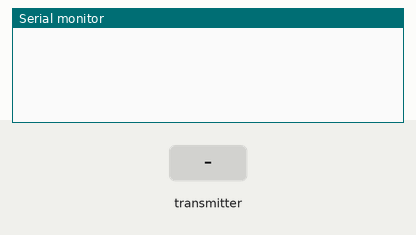
Simulated run of this sketch. Board: Arduino Uno, built with avr-gcc and run on an emulated ATmega328P. On the bench: the last lines printed to the serial monitor. The inputs (shaded band) are chosen by the test bench. No radio packets arrive unless stated.

Above: at 1.2 s.
1.3 s: the transmitter starts sending telemetry = 0
At 1.37 s:
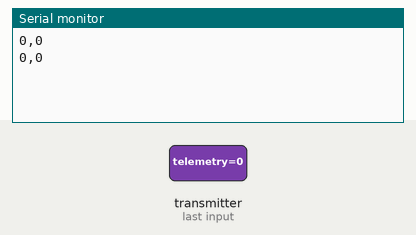
3.2 s: the transmitter starts sending telemetry = 256
At 3.27 s:
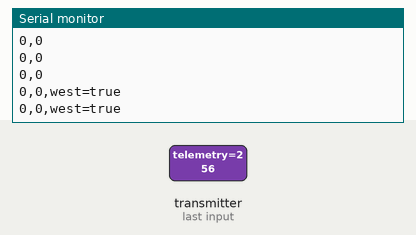
5.1 s: the transmitter starts sending telemetry = 512
At 5.17 s:
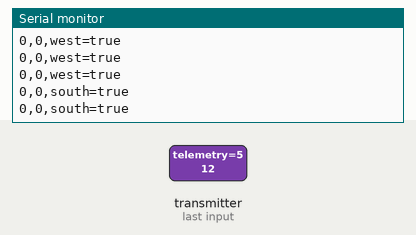
7.0 s: the transmitter starts sending telemetry = 1023
At 7.07 s:
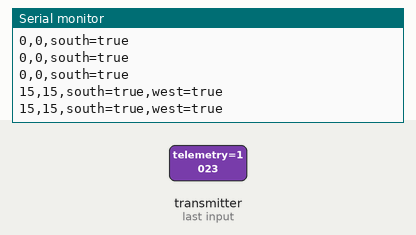

The sketch:

radioSend.ino
```cpp
#include <SPI.h>
#include "nRF24L01.h"
#include "RF24.h"
#include "printf.h"

RF24 radio(9,10);

const uint64_t pipes[2] = { 0x0000000042LL, 0x0000000043LL };


void setup() {
  // put your setup code here, to run once:

  Serial.begin(9600);
  while (!Serial) {
    ; // wait for serial port to connect. Needed for native USB port only
  }

    radio.begin();

    // optionally, increase the delay between retries & # of retries
    radio.setRetries(15,15);
    radio.setAutoAck(true);
    // set the channel
    radio.setChannel(0x50);
    // set the power
    // RF24_PA_MIN=-18dBm, RF24_PA_LOW=-12dBm, RF24_PA_MED=-6dBM, and RF24_PA_HIGH=0dBm.
    radio.setPALevel(RF24_PA_HIGH);
    //RF24_250KBPS for 250kbs, RF24_1MBPS for 1Mbps, or RF24_2MBPS for 2Mbps
    radio.setDataRate(RF24_250KBPS);

    // optionally, reduce the payload size.  seems to
    // improve reliability
    radio.setPayloadSize(2);

    radio.openWritingPipe(pipes[1]);
    radio.openReadingPipe(1,pipes[0]);

    radio.startListening();


}

void loop() {

      unsigned int telemetry;

      if (radio.available()) {
        bool done = false;
        while (!done)
        {

          // Fetch the payload, and see if this was the last one.
          done = radio.read( &telemetry, sizeof(unsigned short) );
        }


        Serial.print(translate(telemetry) + "\n");
      }

}

String translate(int telemetry) {

  if (telemetry == 0xFFFF)
    return "reset\n";

  String v = "";


  // y position
  v += ((telemetry & 0x00F0) >> 4);
  v += ",";

  // x position
  v += ((telemetry & 0x000F));


  // walls
  boolean n = ((telemetry & 0x0F00) >> 8) & B1000;
  boolean e = ((telemetry & 0x0F00) >> 8) & B0100;
  boolean w = ((telemetry & 0x0F00) >> 8) & B0001;
  boolean s = ((telemetry & 0x0F00) >> 8) & B0010;

  if (n) {
    v += ",north=true";
  }
  if (e) {
    v += ",east=true";
  }
  if (s) {
    v += ",south=true";
  }
  if (w) {
    v += ",west=true";
  }


  return v;
}
```

printf.h
```cpp
// (licence header left out)
/**
 * @file printf.h
 *
 * Setup necessary to direct stdout to the Arduino Serial library, which
 * enables 'printf'
 */

#ifndef __PRINTF_H__
#define __PRINTF_H__

#ifdef ARDUINO

int serial_putc( char c, FILE * )
{
  Serial.write( c );

  return c;
}

void printf_begin(void)
{
  fdevopen( &serial_putc, 0 );
}

#else
#error This example is only for use on Arduino.
#endif // ARDUINO

#endif // __PRINTF_H__
```

Measured:
- after the input at 1.3 s, the serial monitor: prints a new line at once (image 1)
- after the input at 3.2 s, the serial monitor: prints a new line at once (image 2)
- after the input at 5.1 s, the serial monitor: prints a new line at once (image 3)
- after the input at 7.0 s, the serial monitor: prints a new line at once (image 4)
